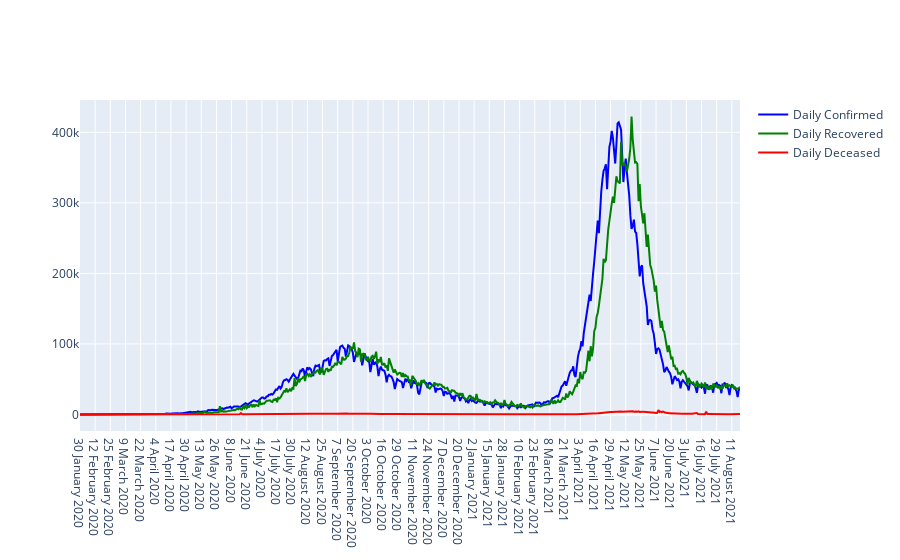

Here is the notebook cell this chart was saved with:
### Code cell
fig = go.Figure()
fig.add_traces(go.Scatter(x=df['Date'], y=df['Daily Confirmed'], mode='lines', name='Daily Confirmed', marker=dict(color='blue'), text=df['Daily Confirmed']))
fig.add_traces(go.Scatter(x=df['Date'], y=df['Daily Recovered'], mode='lines', name='Daily Recovered', marker=dict(color='green'), text=df['Daily Recovered']))
fig.add_traces(go.Scatter(x=df['Date'], y=df['Daily Deceased'], mode='lines', name='Daily Deceased', marker=dict(color='red'), text=df['Daily Deceased']))
fig.show()

### Figure 1 — Plotly figure (JSON) as saved in the notebook; plotly's stock layout.template omitted (floating-point values rounded to 4 significant figures; data arrays with more than 128 entries replaced by an {"elided": "..."} marker saying what was removed)
{"data": [{"marker": {"color": "blue"}, "mode": "lines", "name": "Daily Confirmed", "text": {"elided": "567 int values"}, "type": "scatter", "x": {"elided": "567 str values"}, "y": {"elided": "567 int values"}}, {"marker": {"color": "green"}, "mode": "lines", "name": "Daily Recovered", "text": {"elided": "567 int values"}, "type": "scatter", "x": {"elided": "567 str values"}, "y": {"elided": "567 int values"}}, {"marker": {"color": "red"}, "mode": "lines", "name": "Daily Deceased", "text": {"elided": "567 int values"}, "type": "scatter", "x": {"elided": "567 str values"}, "y": {"elided": "567 int values"}}], "layout": {}}
